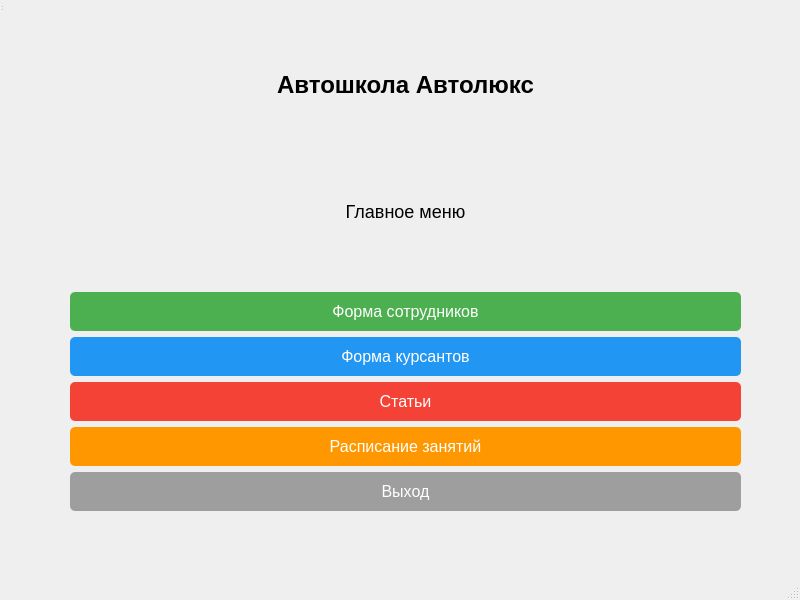
<?xml version="1.0" encoding="UTF-8"?>
<ui version="4.0">
 <class>mmainwindow</class>
 <widget class="QMainWindow" name="mmainwindow">
  <property name="geometry">
   <rect>
    <x>0</x>
    <y>0</y>
    <width>800</width>
    <height>600</height>
   </rect>
  </property>
  <property name="windowTitle">
   <string>MainWindow</string>
  </property>
  <widget class="QWidget" name="centralwidget">
   <property name="styleSheet">
    <string notr="true"/>
   </property>
   <widget class="QWidget" name="centralwidget_2" native="true">
    <property name="geometry">
     <rect>
      <x>0</x>
      <y>-10</y>
      <width>811</width>
      <height>551</height>
     </rect>
    </property>
    <property name="styleSheet">
     <string notr="true"/>
    </property>
    <widget class="QWidget" name="gridLayoutWidget">
     <property name="geometry">
      <rect>
       <x>70</x>
       <y>30</y>
       <width>671</width>
       <height>491</height>
      </rect>
     </property>
     <layout class="QGridLayout" name="gridLayout">
      <item row="0" column="0">
       <layout class="QVBoxLayout" name="verticalLayout">
        <item>
         <widget class="QLabel" name="nameofAuto_label">
          <property name="styleSheet">
           <string notr="true">font-size: 24px; font-weight: bold;</string>
          </property>
          <property name="text">
           <string>Автошкола Автолюкс</string>
          </property>
          <property name="alignment">
           <set>Qt::AlignCenter</set>
          </property>
         </widget>
        </item>
        <item>
         <widget class="QLabel" name="maintext_label">
          <property name="styleSheet">
           <string notr="true">font-size: 18px; margin-bottom: 20px;
</string>
          </property>
          <property name="text">
           <string>Главное меню</string>
          </property>
          <property name="alignment">
           <set>Qt::AlignCenter</set>
          </property>
         </widget>
        </item>
        <item>
         <layout class="QVBoxLayout" name="verticalLayout_2">
          <item>
           <widget class="QPushButton" name="EmpButton">
            <property name="styleSheet">
             <string notr="true">
             QPushButton {
                 background-color: #4CAF50;
                 color: white;
                 font-size: 16px;
                 padding: 10px;
                 border-radius: 5px;
             }
             QPushButton:hover {
                 background-color: #45a049;
             }
            </string>
            </property>
            <property name="text">
             <string>Форма сотрудников</string>
            </property>
           </widget>
          </item>
          <item>
           <widget class="QPushButton" name="CadButton">
            <property name="styleSheet">
             <string notr="true">
             QPushButton {
                 background-color: #2196F3;
                 color: white;
                 font-size: 16px;
                 padding: 10px;
                 border-radius: 5px;
             }
             QPushButton:hover {
                 background-color: #0b7dda;
             }
            </string>
            </property>
            <property name="text">
             <string>Форма курсантов</string>
            </property>
           </widget>
          </item>
          <item>
           <widget class="QPushButton" name="paperButton">
            <property name="styleSheet">
             <string notr="true">
             QPushButton {
                 background-color: #f44336;
                 color: white;
                 font-size: 16px;
                 padding: 10px;
                 border-radius: 5px;
             }
             QPushButton:hover {
                 background-color: #da190b;
             }
            </string>
            </property>
            <property name="text">
             <string>Статьи</string>
            </property>
           </widget>
          </item>
          <item>
           <widget class="QPushButton" name="timetButton">
            <property name="styleSheet">
             <string notr="true">
             QPushButton {
                 background-color: #ff9800;
                 color: white;
                 font-size: 16px;
                 padding: 10px;
                 border-radius: 5px;
             }
             QPushButton:hover {
                 background-color: #e68900;
             }
            </string>
            </property>
            <property name="text">
             <string>Расписание занятий</string>
            </property>
           </widget>
          </item>
          <item>
           <widget class="QPushButton" name="exitButton">
            <property name="styleSheet">
             <string notr="true">
             QPushButton {
                 background-color: #9E9E9E;
                 color: white;
                 font-size: 16px;
                 padding: 10px;
                 border-radius: 5px;
             }
             QPushButton:hover {
                 background-color: #757575;
             }
            </string>
            </property>
            <property name="text">
             <string>Выход</string>
            </property>
           </widget>
          </item>
         </layout>
        </item>
       </layout>
      </item>
     </layout>
    </widget>
   </widget>
   <widget class="QStatusBar" name="statusbar_2">
    <property name="geometry">
     <rect>
      <x>0</x>
      <y>-10</y>
      <width>3</width>
      <height>22</height>
     </rect>
    </property>
   </widget>
  </widget>
  <widget class="QMenuBar" name="menubar">
   <property name="geometry">
    <rect>
     <x>0</x>
     <y>0</y>
     <width>800</width>
     <height>21</height>
    </rect>
   </property>
  </widget>
  <widget class="QStatusBar" name="statusbar"/>
 </widget>
 <resources/>
 <connections/>
</ui>
